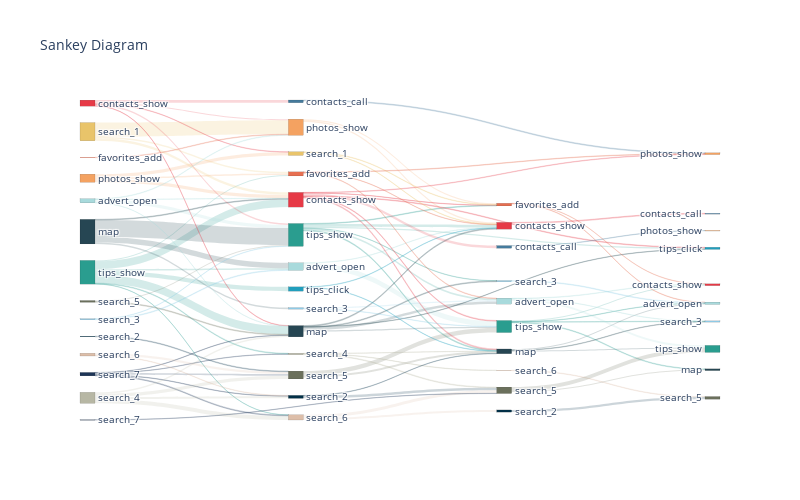

Notebook code for this chart:
### Code cell
senkey_diagram.show()

### Figure 1 — Plotly figure (JSON) as saved in the notebook; plotly's stock layout.template omitted (floating-point values rounded to 4 significant figures)
{"data": [{"domain": {"x": [0, 1], "y": [0, 1]}, "link": {"color": ["rgba(42, 157, 143, 0.2)", "rgba(42, 157, 143, 0.2)", "rgba(42, 157, 143, 0.2)", "rgba(42, 157, 143, 0.2)", "rgba(42, 157, 143, 0.2)", "rgba(42, 157, 143, 0.2)", "rgba(42, 157, 143, 0.2)", "rgba(38, 70, 83, 0.2)", "rgba(38, 70, 83, 0.2)", "rgba(38, 70, 83, 0.2)", "rgba(38, 70, 83, 0.2)", "rgba(233, 196, 106, 0.2)", "rgba(233, 196, 106, 0.2)", "rgba(233, 196, 106, 0.2)", "rgba(244, 162, 97, 0.2)", "rgba(244, 162, 97, 0.2)", "rgba(244, 162, 97, 0.2)", "rgba(230, 57, 70, 0.2)", "rgba(230, 57, 70, 0.2)", "rgba(230, 57, 70, 0.2)", "rgba(230, 57, 70, 0.2)", "rgba(230, 57, 70, 0.2)", "rgba(29, 53, 87, 0.2)", "rgba(29, 53, 87, 0.2)", "rgba(29, 53, 87, 0.2)", "rgba(29, 53, 87, 0.2)", "rgba(29, 53, 87, 0.2)", "rgba(183, 183, 164, 0.2)", "rgba(183, 183, 164, 0.2)", "rgba(183, 183, 164, 0.2)", "rgba(183, 183, 164, 0.2)", "rgba(168, 218, 220, 0.2)", "rgba(168, 218, 220, 0.2)", "rgba(168, 218, 220, 0.2)", "rgba(168, 218, 220, 0.2)", "rgba(221, 190, 169, 0.2)", "rgba(221, 190, 169, 0.2)", "rgba(107, 112, 92, 0.2)", "rgba(107, 112, 92, 0.2)", "rgba(231, 111, 81, 0.2)", "rgba(2, 48, 71, 0.2)", "rgba(142, 202, 230, 0.2)", "rgba(142, 202, 230, 0.2)", "rgba(42, 157, 143, 0.2)", "rgba(42, 157, 143, 0.2)", "rgba(42, 157, 143, 0.2)", "rgba(42, 157, 143, 0.2)", "rgba(42, 157, 143, 0.2)", "rgba(42, 157, 143, 0.2)", "rgba(38, 70, 83, 0.2)", "rgba(38, 70, 83, 0.2)", "rgba(38, 70, 83, 0.2)", "rgba(38, 70, 83, 0.2)", "rgba(38, 70, 83, 0.2)", "rgba(244, 162, 97, 0.2)", "rgba(244, 162, 97, 0.2)", "rgba(168, 218, 220, 0.2)", "rgba(168, 218, 220, 0.2)", "rgba(107, 112, 92, 0.2)", "rgba(107, 112, 92, 0.2)", "rgba(183, 183, 164, 0.2)", "rgba(183, 183, 164, 0.2)", "rgba(183, 183, 164, 0.2)", "rgba(69, 123, 157, 0.2)", "rgba(230, 57, 70, 0.2)", "rgba(230, 57, 70, 0.2)", "rgba(230, 57, 70, 0.2)", "rgba(230, 57, 70, 0.2)", "rgba(230, 57, 70, 0.2)", "rgba(230, 57, 70, 0.2)", "rgba(233, 196, 106, 0.2)", "rgba(233, 196, 106, 0.2)", "rgba(33, 158, 188, 0.2)", "rgba(33, 158, 188, 0.2)", "rgba(142, 202, 230, 0.2)", "rgba(142, 202, 230, 0.2)", "rgba(231, 111, 81, 0.2)", "rgba(231, 111, 81, 0.2)", "rgba(231, 111, 81, 0.2)", "rgba(2, 48, 71, 0.2)", "rgba(2, 48, 71, 0.2)", "rgba(221, 190, 169, 0.2)", "rgba(221, 190, 169, 0.2)", "rgba(29, 53, 87, 0.2)", "rgba(231, 111, 81, 0.2)", "rgba(231, 111, 81, 0.2)", "rgba(230, 57, 70, 0.2)", "rgba(38, 70, 83, 0.2)", "rgba(38, 70, 83, 0.2)", "rgba(38, 70, 83, 0.2)", "rgba(221, 190, 169, 0.2)", "rgba(42, 157, 143, 0.2)", "rgba(42, 157, 143, 0.2)", "rgba(42, 157, 143, 0.2)", "rgba(42, 157, 143, 0.2)", "rgba(69, 123, 157, 0.2)", "rgba(168, 218, 220, 0.2)", "rgba(168, 218, 220, 0.2)", "rgba(168, 218, 220, 0.2)", "rgba(107, 112, 92, 0.2)", "rgba(107, 112, 92, 0.2)", "rgba(2, 48, 71, 0.2)", "rgba(142, 202, 230, 0.2)"], "label": ["34.2%", "6.2%", "2.9%", "32.9%", "18.4%", "4.2%", "1.2%", "68.6%", "22.2%", "2.9%", "6.3%", "77.1%", "14.5%", "8.4%", "40.2%", "40.2%", "19.5%", "24.6%", "6.0%", "16.9%", "45.6%", "6.9%", "9.8%", "48.3%", "9.1%", "11.2%", "21.7%", "13.3%", "29.3%", "19.5%", "37.9%", "74.0%", "6.4%", "13.3%", "6.4%", "83.2%", "16.8%", "57.5%", "42.5%", "100.0%", "100.0%", "32.6%", "67.4%", "8.6%", "37.0%", "12.2%", "22.8%", "14.9%", "4.6%", "15.0%", "23.1%", "42.9%", "6.1%", "13.0%", "42.9%", "57.1%", "5.8%", "94.2%", "29.2%", "70.8%", "21.1%", "28.1%", "50.9%", "100.0%", "5.1%", "17.0%", "11.9%", "46.4%", "11.5%", "8.1%", "53.8%", "46.2%", "51.5%", "48.5%", "24.6%", "75.4%", "24.1%", "39.7%", "36.2%", "12.2%", "87.8%", "60.8%", "39.2%", "100.0%", "43.3%", "56.7%", "100.0%", "16.5%", "45.0%", "38.5%", "100.0%", "41.8%", "18.4%", "26.5%", "13.3%", "100.0%", "18.3%", "10.4%", "71.3%", "77.5%", "22.5%", "100.0%", "100.0%"], "source": [0, 0, 0, 0, 0, 0, 0, 1, 1, 1, 1, 2, 2, 2, 3, 3, 3, 4, 4, 4, 4, 4, 5, 5, 5, 5, 5, 6, 6, 6, 6, 7, 7, 7, 7, 8, 8, 9, 9, 10, 11, 12, 12, 14, 14, 14, 14, 14, 14, 15, 15, 15, 15, 15, 16, 16, 17, 17, 18, 18, 19, 19, 19, 20, 21, 21, 21, 21, 21, 21, 22, 22, 23, 23, 24, 24, 25, 25, 25, 26, 26, 27, 27, 28, 29, 29, 30, 31, 31, 31, 32, 33, 33, 33, 33, 35, 36, 36, 36, 38, 38, 42, 43], "target": [15, 17, 19, 21, 23, 25, 27, 14, 17, 21, 24, 16, 21, 25, 21, 22, 25, 14, 15, 16, 20, 22, 15, 18, 19, 26, 27, 15, 18, 26, 27, 14, 15, 16, 21, 18, 26, 14, 15, 16, 18, 14, 17, 29, 30, 31, 36, 37, 43, 30, 33, 36, 37, 43, 29, 30, 30, 33, 31, 33, 31, 32, 38, 40, 29, 31, 33, 35, 37, 40, 29, 30, 30, 31, 33, 36, 30, 36, 40, 31, 38, 38, 42, 38, 44, 52, 45, 48, 49, 52, 46, 44, 48, 51, 52, 57, 44, 48, 49, 49, 51, 46, 52], "value": [332, 60, 28, 320, 179, 41, 12, 692, 224, 29, 64, 575, 108, 63, 134, 134, 65, 61, 15, 42, 113, 17, 14, 69, 13, 16, 31, 60, 132, 88, 171, 128, 11, 23, 11, 94, 19, 42, 31, 22, 27, 14, 29, 26, 112, 37, 69, 45, 14, 37, 57, 106, 15, 32, 51, 68, 13, 211, 76, 184, 12, 16, 29, 33, 12, 40, 28, 109, 27, 19, 21, 18, 17, 16, 15, 46, 14, 23, 21, 14, 101, 124, 80, 11, 13, 17, 31, 18, 49, 42, 21, 41, 18, 26, 13, 14, 21, 12, 82, 158, 46, 89, 27]}, "node": {"color": ["rgba(42, 157, 143, 1)", "rgba(38, 70, 83, 1)", "rgba(233, 196, 106, 1)", "rgba(244, 162, 97, 1)", "rgba(230, 57, 70, 1)", "rgba(29, 53, 87, 1)", "rgba(183, 183, 164, 1)", "rgba(168, 218, 220, 1)", "rgba(221, 190, 169, 1)", "rgba(107, 112, 92, 1)", "rgba(231, 111, 81, 1)", "rgba(2, 48, 71, 1)", "rgba(142, 202, 230, 1)", "rgba(33, 158, 188, 1)", "rgba(42, 157, 143, 1)", "rgba(38, 70, 83, 1)", "rgba(244, 162, 97, 1)", "rgba(168, 218, 220, 1)", "rgba(107, 112, 92, 1)", "rgba(183, 183, 164, 1)", "rgba(69, 123, 157, 1)", "rgba(230, 57, 70, 1)", "rgba(233, 196, 106, 1)", "rgba(33, 158, 188, 1)", "rgba(142, 202, 230, 1)", "rgba(231, 111, 81, 1)", "rgba(2, 48, 71, 1)", "rgba(221, 190, 169, 1)", "rgba(29, 53, 87, 1)", "rgba(231, 111, 81, 1)", "rgba(230, 57, 70, 1)", "rgba(38, 70, 83, 1)", "rgba(221, 190, 169, 1)", "rgba(42, 157, 143, 1)", "rgba(29, 53, 87, 1)", "rgba(69, 123, 157, 1)", "rgba(168, 218, 220, 1)", "rgba(33, 158, 188, 1)", "rgba(107, 112, 92, 1)", "rgba(233, 196, 106, 1)", "rgba(244, 162, 97, 1)", "rgba(183, 183, 164, 1)", "rgba(2, 48, 71, 1)", "rgba(142, 202, 230, 1)", "rgba(230, 57, 70, 1)", "rgba(69, 123, 157, 1)", "rgba(107, 112, 92, 1)", "rgba(183, 183, 164, 1)", "rgba(142, 202, 230, 1)", "rgba(42, 157, 143, 1)", "rgba(33, 158, 188, 1)", "rgba(38, 70, 83, 1)", "rgba(168, 218, 220, 1)", "rgba(2, 48, 71, 1)", "rgba(231, 111, 81, 1)", "rgba(233, 196, 106, 1)", "rgba(221, 190, 169, 1)", "rgba(244, 162, 97, 1)", "rgba(29, 53, 87, 1)"], "label": ["tips_show", "map", "search_1", "photos_show", "contacts_show", "search_7", "search_4", "advert_open", "search_6", "search_5", "favorites_add", "search_2", "search_3", "tips_click", "tips_show", "map", "photos_show", "advert_open", "search_5", "search_4", "contacts_call", "contacts_show", "search_1", "tips_click", "search_3", "favorites_add", "search_2", "search_6", "search_7", "favorites_add", "contacts_show", "map", "search_6", "tips_show", "search_7", "contacts_call", "advert_open", "tips_click", "search_5", "search_1", "photos_show", "search_4", "search_2", "search_3", "contacts_show", "contacts_call", "search_5", "search_4", "search_3", "tips_show", "tips_click", "map", "advert_open", "search_2", "favorites_add", "search_1", "search_6", "photos_show", "search_7"], "line": {"color": "black", "width": 0.1}, "pad": 50, "thickness": 15}, "orientation": "h", "type": "sankey", "valueformat": ".0f"}], "layout": {"font": {"size": 10}, "height": 500, "title": {"text": "Sankey Diagram"}, "width": 800}}
